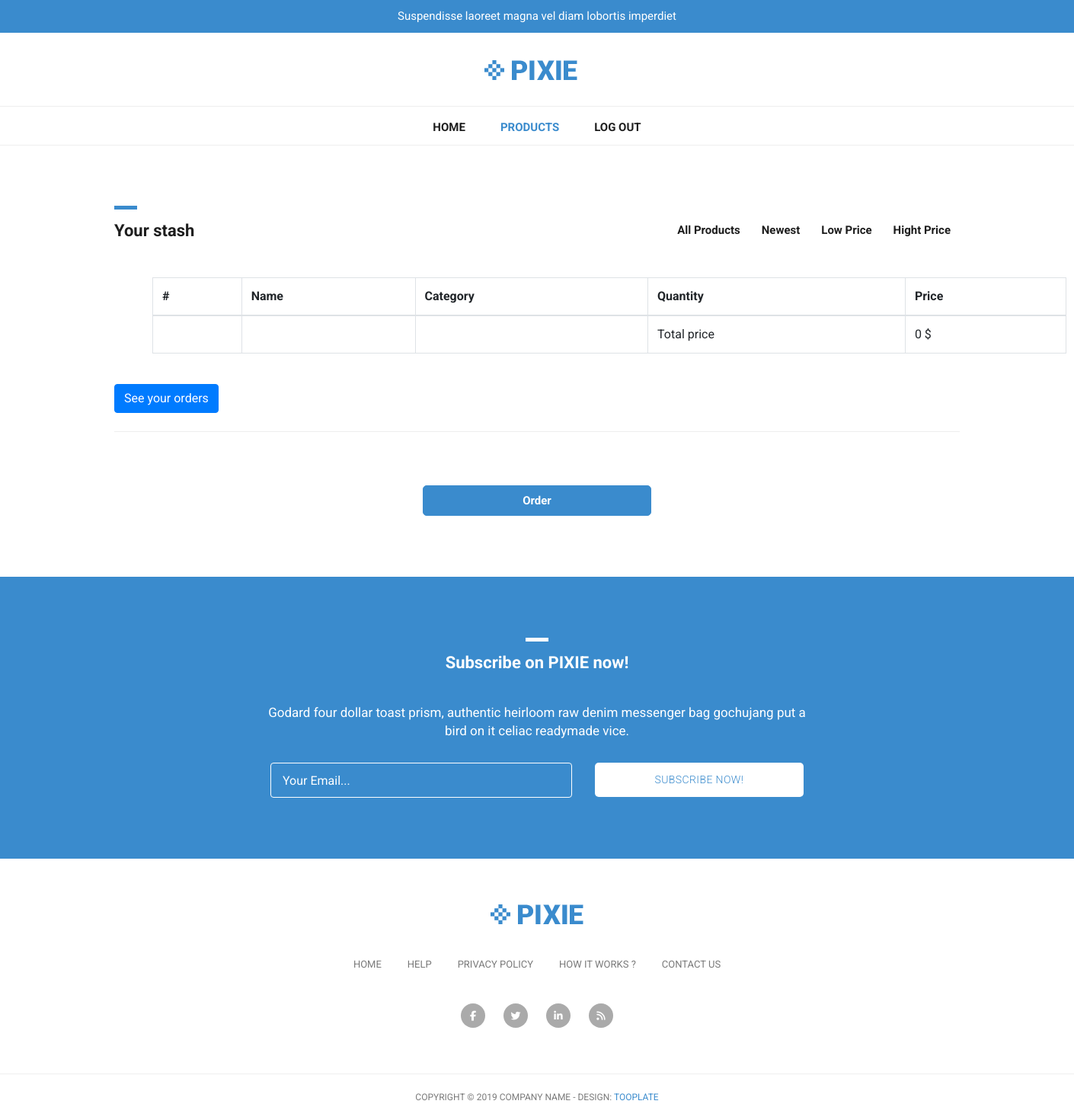
The app's page /products (signed in), older data.
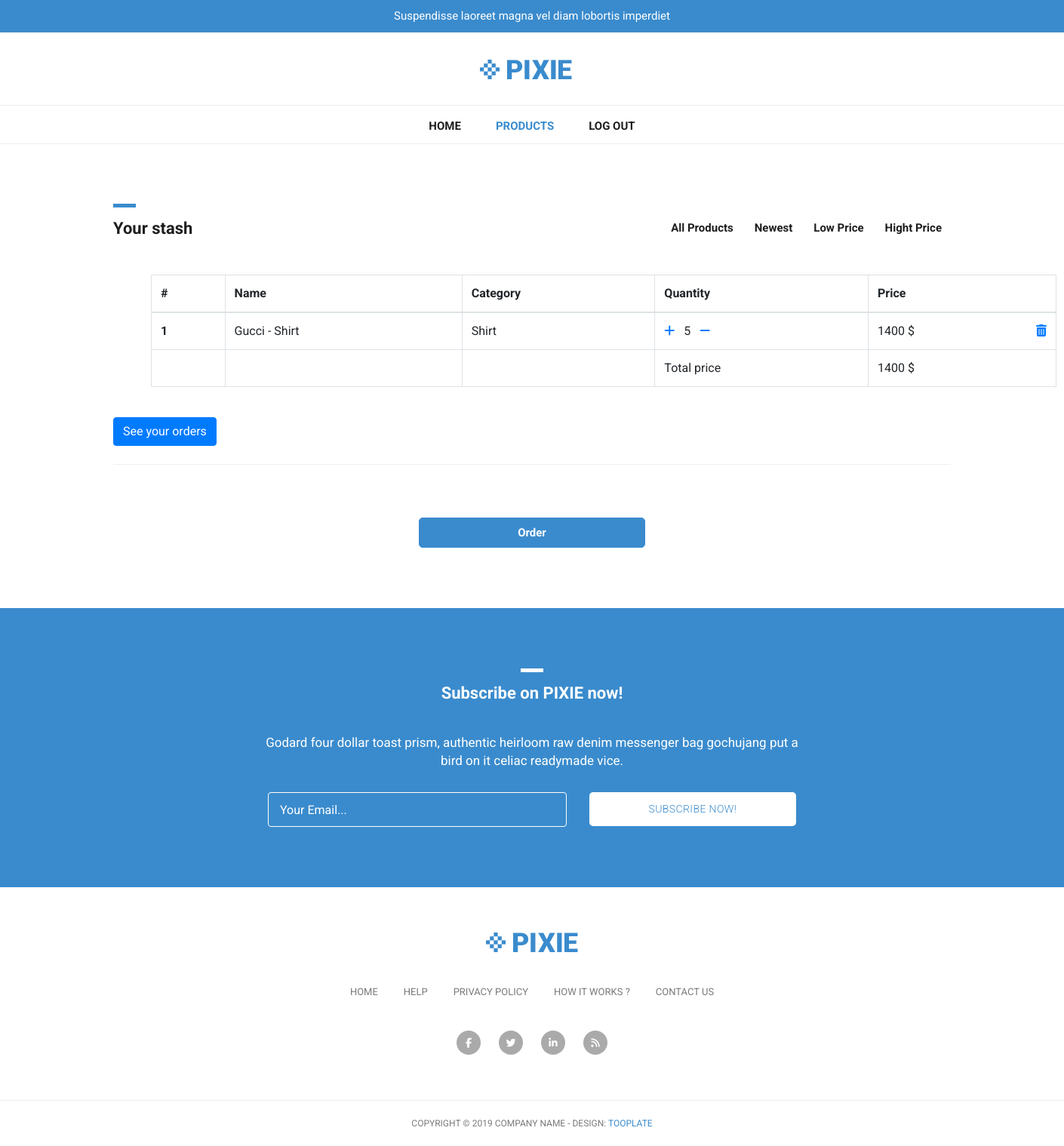
The same page, newer data.
### core/models.py (models this page shows, shortened)
class Stash(models.Model):
	user = models.ForeignKey(User, on_delete = models.CASCADE, blank = True, null = True)
	items = models.ManyToManyField(OrderItem)
	def get_total_price(self):
		total = 0
		for i in self.items.all():
			total += i.get_items_total_price()
		return total

class OrderItem(models.Model):
	user = models.ForeignKey(User, on_delete = models.CASCADE, blank = True, null = True)
	item = models.ForeignKey(Clothe, on_delete = models.CASCADE, blank = True, null = True)
	quantity = models.IntegerField(default = 0)
	def get_remove_url(self):
		return reverse("remove_from_cart", kwargs = {
			'id' : self.id
		})
	def add_single_item(self):
		return reverse("add_single_item", kwargs = {
			'id' : self.id
		})
	def remove_single_item(self):
		return reverse("remove_single_item", kwargs = {
			'id' : self.id
		})
	def get_items_total_price(self):
		return self.quantity * self.item.price

class Clothe(models.Model):
	class Types(models.TextChoices):
		undefined = 'Undefined Type'
		shirt = "Shirt"
		pants = "Pants"
		shoes = "Shoes"
	class Sizes(models.TextChoices):
		undefined = 'Undefined Size'
		L = "Large"
		S = "Small"
		XL = "ExtraLarge"
		XS = "ExtraSmall"
	category_type = models.CharField(
		max_length = 200,
		choices = Types.choices,
		default = Types.undefined
	)
	size = models.CharField(
		max_length = 200,
		choices = Sizes.choices,
		default = Sizes.undefined
	)
	name = models.CharField(max_length = 200)
	price = models.IntegerField(default = 0)
	slug = models.SlugField()
	description = models.TextField()
	image = models.ImageField(upload_to = 'media', null = True, blank = True)
	in_stock = models.IntegerField(default = 0)

### core/views.py (the view)
# urls.py: path('products', products, name = 'products'),
@login_required
def products(request):
	stash = Stash.objects.get(user = request.user)
	orders = Order.objects.filter(user = request.user, refund = False)
	context = {
		'stash' : stash,
		'orders' : orders,
	}
	return render(request, 'products.html', context)

### templates/products.html (shortened to what this page needs)
<!DOCTYPE html>
<html lang="en">
  <head>
    {% load static %}
    <link href="{% static 'vendor/bootstrap/css/bootstrap.min.css' %}" rel="stylesheet">
    <link rel="stylesheet" href="{% static 'assets/css/fontawesome.css' %}">
    <link rel="stylesheet" href="{% static 'assets/css/tooplate-main.css' %}">
    <link rel="stylesheet" href="{% static 'assets/css/owl.css' %}">
  </head>
  <body>
    <div id="pre-header">
      <div class="container">
        <div class="row">
          <div class="col-md-12">
            <span>Suspendisse laoreet magna vel diam lobortis imperdiet</span>
          </div>
        </div>
      </div>
    </div>
    <nav class="navbar navbar-expand-lg navbar-dark bg-dark static-top">
      <div class="container">
        <a class="navbar-brand" href="#"><img src="{% static 'assets/images/header-logo.png' %}" alt=""></a>
        <div class="collapse navbar-collapse" id="navbarResponsive">
          <ul class="navbar-nav ml-auto">
            <li class="nav-item">
              <a class="nav-link" href="{% url 'home' %}">Home</a>
            </li>
            <li class="nav-item active">
              <a class="nav-link" href="{% url 'products' %}">Products
              </a>
            </li>
            <li class="nav-item">
              {% if user.is_authenticated %}
                <a class="nav-link" href="{% url 'logout' %}">Log Out</a>
              {% else %}
                <a class="nav-link" href="{% url 'login' %}">Log In</a>
              {% endif %}
            </li>
          </ul>
        </div>
      </div>
    </nav>
    <div class="featured-page">
      <div class="container">
        <div class="row">
          <div class="col-md-4 col-sm-12">
            <div class="section-heading">
              <div class="line-dec"></div>
              <h1>Your stash</h1>
            </div>
          </div>
          <div class="col-md-8 col-sm-12">
            <div id="filters" class="button-group">
              <button class="btn btn-primary" data-filter="*">All Products</button>
              <button class="btn btn-primary" data-filter=".new">Newest</button>
              <button class="btn btn-primary" data-filter=".low">Low Price</button>
              <button class="btn btn-primary" data-filter=".high">Hight Price</button>
            </div>
          </div>
        </div>
      </div>
    </div>
    <table class="table table-bordered" style="width: 1200px; margin-left: 200px;">
      <thead>
        <tr>
          <th scope="col">#</th>
          <th scope="col">Name</th>
          <th scope="col">Category</th>
          <th scope="col">Quantity</th>
          <th scope="col">Price</th>
        </tr>
      </thead>
      <tbody>
        {% for item in stash.items.all %}
          <tr>
            <th scope="row">{{ forloop.counter }}</th>
            <td>{{ item.item.name }}</td>
            <td>{{ item.item.category_type }}</td>
            <td><a href="{{ item.add_single_item }}"><i class="fa fa-plus"></i></a> &nbsp {{ item.quantity }} &nbsp <a href="{{ item.remove_single_item }}"><i class="fa fa-minus"></i></a></td>
            <td>{{ item.get_items_total_price }} $ <a style="float: right;" href="{{ item.get_remove_url }}"><i class="fa fa-trash"></i></a></td>
          </tr>
        {% endfor %}
        <td></td>
        <td></td>
        <td></td>
        <td>Total price</td>
        <td>{{ stash.get_total_price }} $</td>
      </tbody>
    </table>
    <br>
    <div class="container">
      <button type="button" class="btn btn-primary" data-toggle="modal" data-target="#PreviousOrdersModal" style="color: white;">
        See your orders
      </button>
    </div>
    <br>
    <div class="page-navigation">
      <div class="container">
        <div class="row">
          <div class="col-md-12">
            <ul>
              <li class="current-page"><a href="{% url 'checkout' %}" style="width: 300px; margin-top: 40px;">Order</a></li>
            </ul>
          </div>
        </div>
      </div>
    </div>
    <div class="subscribe-form">
      <div class="container">
        <div class="row">
          <div class="col-md-12">
            <div class="section-heading">
              <div class="line-dec"></div>
              <h1>Subscribe on PIXIE now!</h1>
            </div>
          </div>
          <div class="col-md-8 offset-md-2">
            <div class="main-content">
              <p>Godard four dollar toast prism, authentic heirloom raw denim messenger bag gochujang put a bird on it celiac readymade vice.</p>
              <div class="container">
                <form id="subscribe" action="" method="get">
                  <div class="row">
                    <div class="col-md-7">
                      <fieldset>
                        <input name="email" type="text" class="form-control" id="email"
                        onfocus="if(this.value == 'Your Email...') { this.value = ''; }"
                    	onBlur="if(this.value == '') { this.value = 'Your Email...';}"
                    	value="Your Email..." required="">
                      </fieldset>
                    </div>
                    <div class="col-md-5">
                      <fieldset>
                        <button type="submit" id="form-submit" class="button">Subscribe Now!</button>
                      </fieldset>
                    </div>
                  </div>
                </form>
              </div>
            </div>
          </div>
        </div>
      </div>
    </div>
    <div class="footer">
      <div class="container">
        <div class="row">
          <div class="col-md-12">
            <div class="logo">
              <img src="{% static 'assets/images/header-logo.png' %}" alt="">
            </div>
          </div>
          <div class="col-md-12">
            <div class="footer-menu">
              <ul>
                <li><a href="#">Home</a></li>
                <li><a href="#">Help</a></li>
                <li><a href="#">Privacy Policy</a></li>
                <li><a href="#">How It Works ?</a></li>
                <li><a href="#">Contact Us</a></li>
              </ul>
            </div>
          </div>
          <div class="col-md-12">
            <div class="social-icons">
              <ul>
                <li><a href="#"><i class="fa fa-facebook"></i></a></li>
                <li><a href="#"><i class="fa fa-twitter"></i></a></li>
                <li><a href="#"><i class="fa fa-linkedin"></i></a></li>
                <li><a href="#"><i class="fa fa-rss"></i></a></li>
              </ul>
            </div>
          </div>
        </div>
      </div>
    </div>
    <div class="sub-footer">
      <div class="container">
        <div class="row">
          <div class="col-md-12">
            <div class="copyright-text">
              <p>Copyright &copy; 2019 Company Name
                - Design: <a rel="nofollow" href="https://www.facebook.com/tooplate">Tooplate</a></p>
            </div>
          </div>
        </div>
      </div>
    </div>
  </body>
</html>

### static/assets/css/tooplate-main.css (style rules this page uses)
body { font-family: 'Roboto', sans-serif; transition: all 0.5s; }
p { margin-bottom: 0px; font-size: 14px; color: #4a4a4a; line-height: 24px; }
a { text-decoration: none!important; }
.copyright-text { text-transform: uppercase; }
.section-heading { margin-top: 80px; margin-bottom: 40px; }
.section-heading .line-dec { width: 30px; height: 5px; background-color: #3a8bcd; }
.section-heading h1 { font-size: 22px; font-weight: 700; color: #1e1e1e; margin-top: 15px; }
#pre-header { background-color: #3a8bcd; text-align: center; }
#pre-header span { color: #fff; font-size: 15px; padding: 10px 0px; display: inline-block; }
.navbar .navbar-brand { text-align: center; width: 100%; position: relative; padding: 25px 0px; }
.bg-dark { background-color: #fff!important; border-bottom: 1px solid #eee; }
#navbarResponsive { z-index: 999; position: absolute; left: 50%; top: 105px; transform: translateX(-50%); }
.navbar-dark .navbar-nav .nav-item { margin: 0px 15px; }
.navbar-dark .navbar-nav .nav-link { text-transform: uppercase; font-size: 15px; font-weight: 700; color: #1e1e1e; transition: all 0.5s; }
.navbar-dark .navbar-nav .nav-link:hover, .navbar-dark .navbar-nav .active>.nav-link, .navbar-dark .navbar-nav .nav-link.active, .navbar-dark .navbar-nav .nav-link.show, .navbar-dark .navbar-nav .show>.nav-link { color: #3a8bcd; }
.navbar:after { width: 100%; height: 1px; background-color: #eee; content: ''; position: absolute; left: 0; bottom: -52px; }
.subscribe-form { background-color: #3a8bcd; padding: 80px 0px; text-align: center; }
.subscribe-form .section-heading { margin-top: 0px; }
.subscribe-form .section-heading h1 { color: #fff; }
.subscribe-form .section-heading .line-dec { background-color: #fff; margin: 0 auto; }
.subscribe-form .main-content p { font-size: 17px; color: #fff; margin-bottom: 30px; }
.subscribe-form .main-content form { color: #fff; display: inline; }
.subscribe-form .main-content form input { display: inline; }
.subscribe-form .main-content form input { width: 100%; height: 46px; border: 1px solid #fff; background-color: transparent; padding-left: 15px; color: #fff; outline: none; }
.subscribe-form .main-content form button { width: 100%; height: 45px; cursor: pointer; background-color: #fff; outline: none; border-radius: 5px; padding: 10px 15px; display: inline-block; color: #3a8bcd; font-size: 14px; text-transform: uppercase; font-weight: 300; letter-spacing: 0.4px; text-decoration: none; transition: all 0.5s; box-shadow: none; border: none; }
.footer { text-align: center; }
.footer ul { padding: 0px; margin: 0px; }
.footer ul li { list-style: none; display: inline-block; }
.footer .logo img { max-width: 100%; margin-top: 60px; margin-bottom: 40px; }
.footer .footer-menu { margin-bottom: 40px; }
.footer .footer-menu ul li { margin: 0px 15px; }
.footer .footer-menu a { font-size: 13px; color: #7a7a7a; text-transform: uppercase; transition: all 0.5s; }
.footer .social-icons { margin-bottom: 60px; }
.footer .social-icons ul li { margin: 0px 10px; }
.footer .social-icons a { width: 32px; height: 32px; color: #fff; background-color: #aaa; text-align: center; display: inline-block; line-height: 33px; border-radius: 50%; font-size: 13px; transition: all 0.5s; }
.sub-footer { border-top: 1px solid #eee; text-align: center; }
.sub-footer p { font-size: 12px; color: #7a7a7a; line-height: 60px; }
.sub-footer a { color: #3a8bcd; text-decoration: none; }
.featured-page { margin-top: 130px; margin-bottom: 40px; }
.featured-page .section-heading { margin-top: 0px; margin-bottom: 0px; }
.featured-page #filters { margin-top: 15px; text-align: right; }
#filters .btn-primary { color: #1e1e1e; border: none; font-size: 15px; font-weight: 700; background-color: transparent; }
.page-navigation ul { text-align: center; border-top: 1px solid #eee; padding: 30px 0px 0px 0px; margin: 0px 0px 80px 0px; }
.page-navigation ul li { display: inline-block; }
.page-navigation ul li a { width: 40px; height: 40px; display: inline-block; text-align: center; line-height: 38px; border: 1px solid #eee; border-radius: 5px; font-weight: 700; color: #1e1e1e; font-size: 15px; text-decoration: none; transition: all 0.5s; }
.page-navigation ul li a:hover, .page-navigation ul li.current-page a { background-color: #3a8bcd; border-color: #3a8bcd; color: #fff; }

Row changes from the older to the newer data that the page shows:
added OrderItem: item.name "Gucci - Shirt", item.category_type "Shirt", quantity "5", get_items_total_price "1400"
computed for Stash: get_total_price "0" → "1400"
